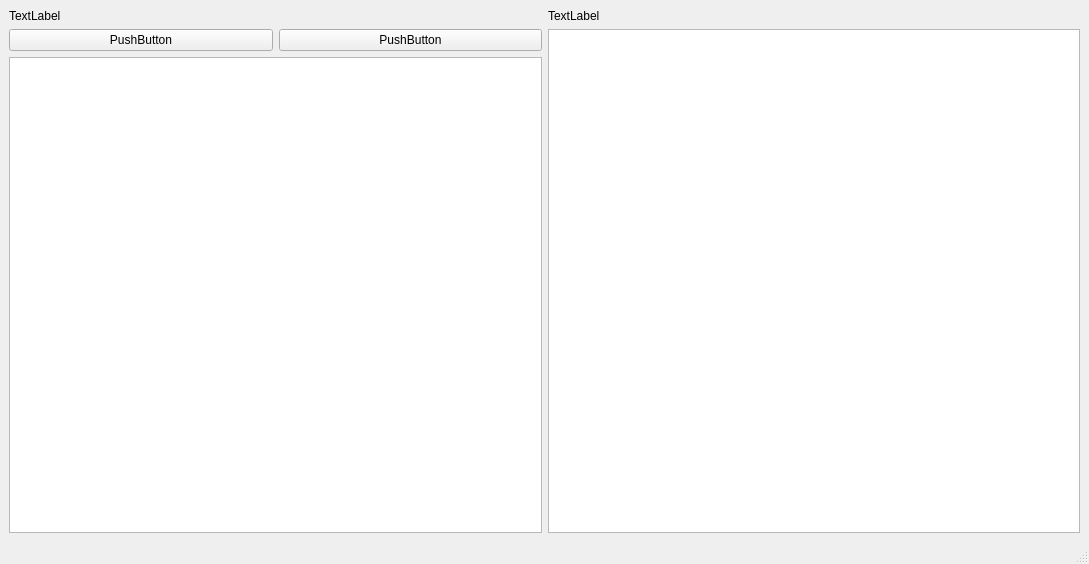
<?xml version="1.0" encoding="UTF-8"?>
<ui version="4.0">
 <class>MainWindow</class>
 <widget class="QMainWindow" name="MainWindow">
  <property name="geometry">
   <rect>
    <x>0</x>
    <y>0</y>
    <width>1089</width>
    <height>564</height>
   </rect>
  </property>
  <property name="windowTitle">
   <string>MainWindow</string>
  </property>
  <widget class="QWidget" name="centralwidget">
   <layout class="QVBoxLayout" name="verticalLayout">
    <item>
     <layout class="QHBoxLayout" name="horizontalLayout_3">
      <item>
       <widget class="QLabel" name="tableName_tl">
        <property name="text">
         <string>TextLabel</string>
        </property>
       </widget>
      </item>
      <item>
       <widget class="QLabel" name="graphicsName_tl">
        <property name="text">
         <string>TextLabel</string>
        </property>
       </widget>
      </item>
     </layout>
    </item>
    <item>
     <layout class="QHBoxLayout" name="horizontalLayout_2">
      <item>
       <layout class="QVBoxLayout" name="verticalLayout_2">
        <item>
         <layout class="QHBoxLayout" name="horizontalLayout_4">
          <item>
           <widget class="QPushButton" name="add_pb">
            <property name="text">
             <string>PushButton</string>
            </property>
           </widget>
          </item>
          <item>
           <widget class="QPushButton" name="delete_pb">
            <property name="text">
             <string>PushButton</string>
            </property>
           </widget>
          </item>
         </layout>
        </item>
        <item>
         <widget class="QTableWidget" name="tableWidget"/>
        </item>
       </layout>
      </item>
      <item>
       <widget class="QGraphicsView" name="graphicsView"/>
      </item>
     </layout>
    </item>
   </layout>
  </widget>
  <widget class="QMenuBar" name="menubar">
   <property name="geometry">
    <rect>
     <x>0</x>
     <y>0</y>
     <width>1089</width>
     <height>21</height>
    </rect>
   </property>
  </widget>
  <widget class="QStatusBar" name="statusbar"/>
 </widget>
 <resources/>
 <connections/>
</ui>
